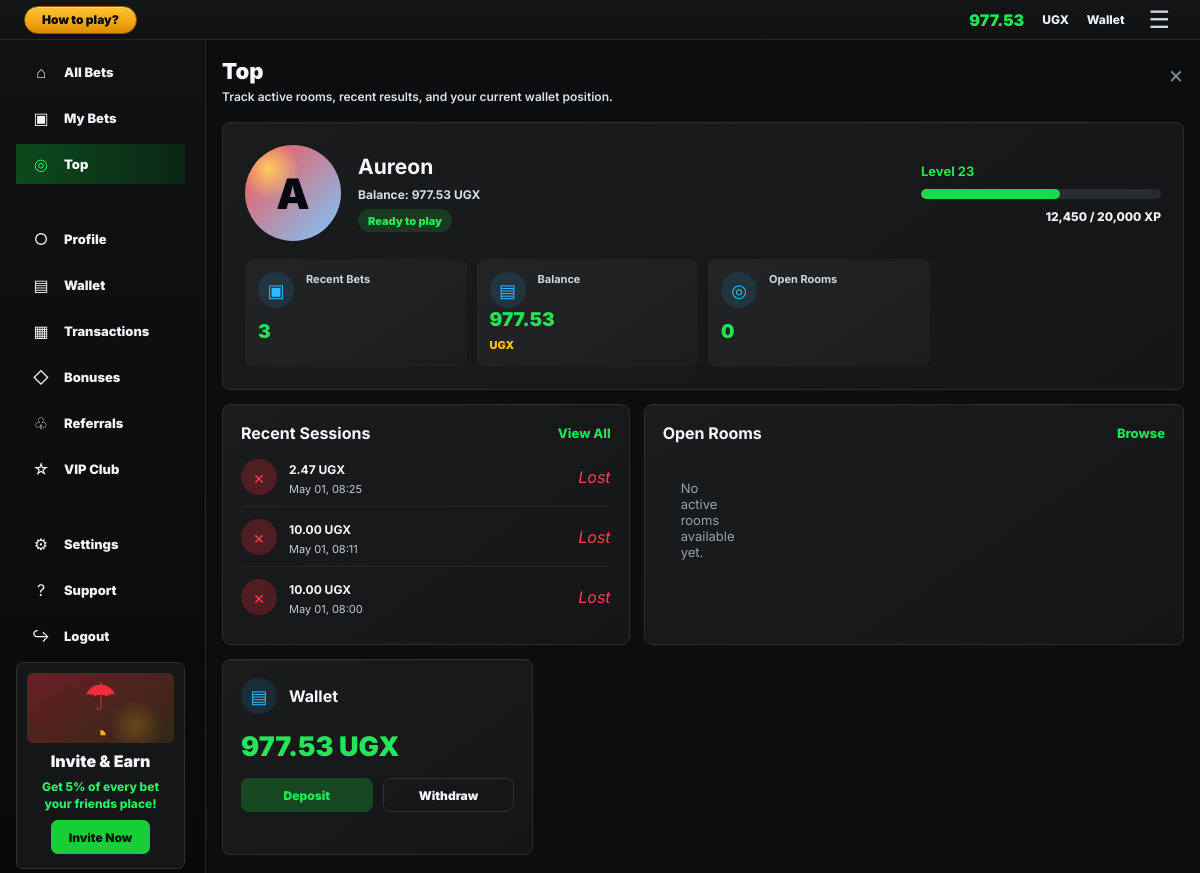
The app's page /dashboard/ (signed in), older data.
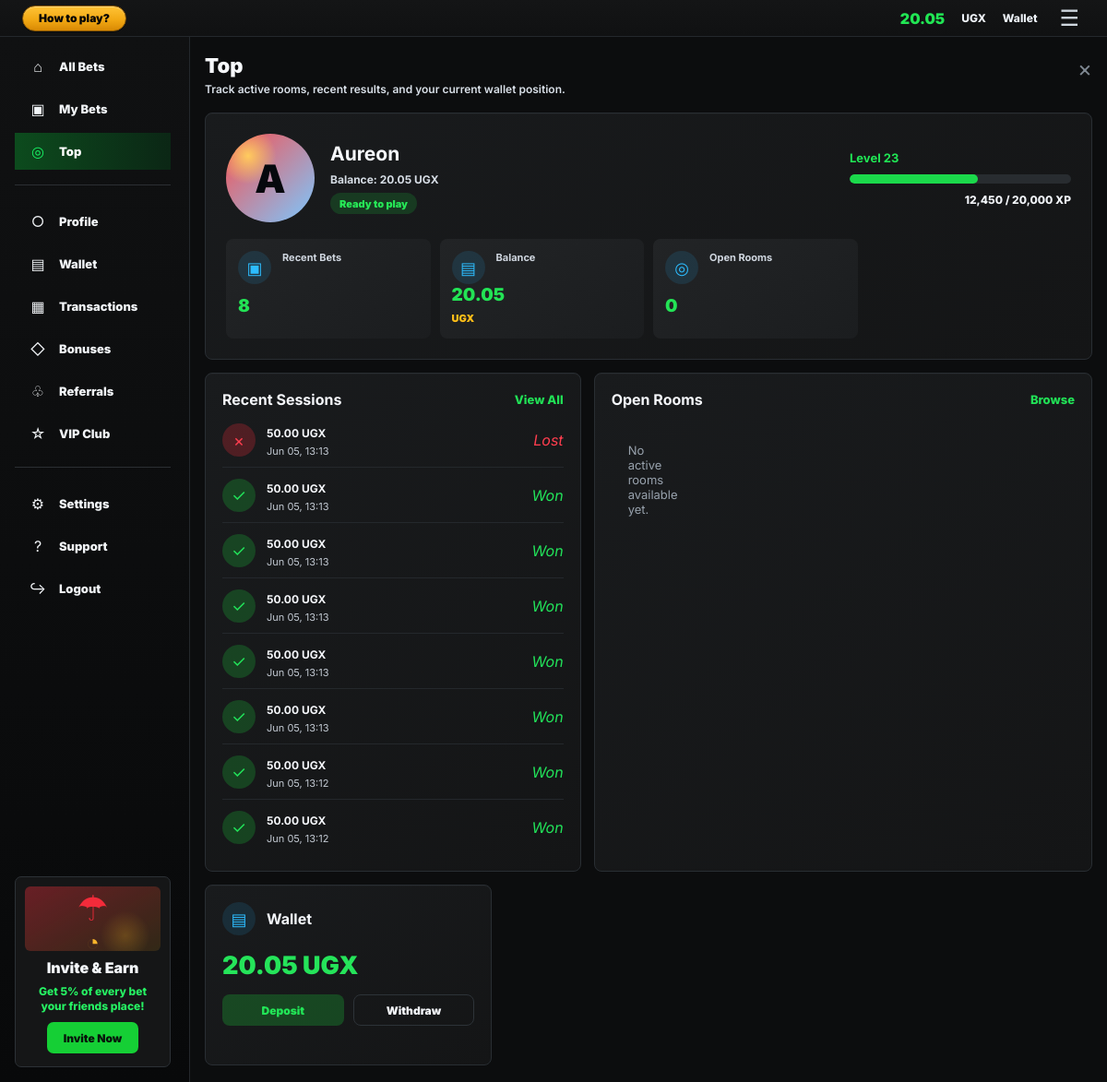
The same page, newer data.
### core/models.py (models this page shows, shortened)
class Profile(models.Model):
    KYC_STATUS_CHOICES = [
        ('none', 'Not Started'),
        ('tier_1', 'Tier 1 - Phone Verified'),
        ('tier_2', 'Tier 2 - Basic KYC'),
        ('tier_3', 'Tier 3 - Full KYC'),
        ('rejected', 'Rejected'),
    ]
    user = models.OneToOneField(User, on_delete=models.CASCADE)
    balance = models.DecimalField(max_digits=12, decimal_places=2, default=1000)
    currency = models.CharField(max_length=3, default='UGX')
    phone_number = models.CharField(max_length=20, blank=True)
    kyc_status = models.CharField(max_length=12, choices=KYC_STATUS_CHOICES, default='none')
    daily_deposit_limit = models.DecimalField(max_digits=12, decimal_places=2, default=500000)
    daily_loss_limit = models.DecimalField(max_digits=12, decimal_places=2, default=200000)
    self_excluded_until = models.DateTimeField(null=True, blank=True)
    created_at = models.DateTimeField(auto_now_add=True)

class GameSession(models.Model):
    user = models.ForeignKey(User, on_delete=models.CASCADE)
    round = models.ForeignKey(GameRound, on_delete=models.SET_NULL, null=True, blank=True, related_name='bets')
    stake = models.DecimalField(max_digits=8, decimal_places=2)
    crash_point = models.DecimalField(max_digits=8, decimal_places=2)
    cashed_out_at = models.DecimalField(max_digits=8, decimal_places=2, null=True, blank=True)
    won_amount = models.DecimalField(max_digits=10, decimal_places=2, default=0)
    created_at = models.DateTimeField(default=timezone.now)
    @property
    def is_winner(self):
        return self.cashed_out_at is not None and self.cashed_out_at < self.crash_point

### core/views.py (the view)
# urls.py: path('dashboard/', views.dashboard, name='dashboard'),
@login_required
def dashboard(request):
    profile = get_object_or_404(Profile, user=request.user)
    sessions = GameSession.objects.filter(user=request.user).order_by('-created_at')[:8]
    rooms = Room.objects.filter(status='waiting').order_by('-created_at')[:4]
    form = PlayForm()
    return render(request, 'core/dashboard.html', {
        'profile': profile,
        'sessions': sessions,
        'rooms': rooms,
        'form': form,
    })

### core/templates/core/dashboard.html (shortened to what the changed rows need)
{% extends 'core/base.html' %}
{% block content %}
<section class="account-page account-top-page">
    {% include 'core/partials/account_sidebar.html' %}
    <div class="account-workspace">
        {% include 'core/partials/account_topbar.html' %}
        <main class="account-main">
            <section class="account-content">
                <div class="account-title-row">
                    <div>
                        <h1>Top</h1>
                    </div>
                </div>
                <section class="account-hero-card compact-hero">
                    <div class="wallet-identity">
                        <div>
                            <h2>{{ request.user.username }}</h2>
                            <p>Balance: {{ profile.balance|floatformat:2 }} {{ profile.currency }}</p>
                            <span>Ready to play</span>
                        </div>
                    </div>
                    <div class="account-stat-row">
                        <article><span>▣</span><small>Recent Bets</small><strong>{{ sessions|length }}</strong></article>
                        <article><span>▤</span><small>Balance</small><strong>{{ profile.balance|floatformat:2 }} <em>{{ profile.currency }}</em></strong></article>
                    </div>
                </section>
                <div class="account-grid-2">
                    <section class="account-card account-activity-card">
                        <div class="section-heading">
                            <h2>Recent Sessions</h2>
                        </div>
                        <ul class="account-activity-list">
                            {% for session in sessions %}
                                <li>
                                    <span class="activity-icon {% if session.is_winner %}positive{% else %}negative{% endif %}">{% if session.is_winner %}✓{% else %}×{% endif %}</span>
                                    <div><strong>{{ session.stake|floatformat:2 }} {{ profile.currency }}</strong><small>{{ session.created_at|date:'M d, H:i' }}</small></div>
                                    <em class="{% if session.is_winner %}positive{% else %}negative{% endif %}">{{ session.is_winner|yesno:'Won,Lost' }}</em>
                                </li>
                            {% empty %}
                                <li class="account-empty-state">No sessions yet.</li>
                            {% endfor %}
                        </ul>
                    </section>
                    <section class="account-card account-activity-card">
                        <div class="section-heading">
                            <h2>Open Rooms</h2>
                        </div>
                    </section>
                </div>
            </section>
            <aside class="account-right-rail">
                <section class="account-card">
                    <div class="vip-head"><span>▤</span><strong>Wallet</strong></div>
                    <strong class="wallet-balance-large">{{ profile.balance|floatformat:2 }} {{ profile.currency }}</strong>
                    <div class="wallet-action-tabs">
                        <a href="{% url 'wallet' %}#deposit-form">Deposit</a>
                        <a href="{% url 'wallet' %}#withdraw-form">Withdraw</a>
                    </div>
                </section>
            </aside>
        </main>
    </div>
</section>
{% endblock %}

### core/templates/core/partials/account_topbar.html
<header class="account-topbar">
    <a class="help-chip" href="{% url 'how_to_play' %}">How to play?</a>
    <div>
        <strong>{{ profile.balance|floatformat:2 }}</strong>
        <span>{{ profile.currency }}</span>
        <a href="{% url 'wallet' %}">Wallet</a>
        <button type="button" aria-label="Menu">☰</button>
    </div>
</header>

Row changes from the older to the newer data that the page shows:
no longer on this page (row unchanged): GameSession: stake "2.47", {{ profile.currency }} "UGX", created_at "May 01, 08:25", is_winner "Lost"
no longer on this page (row unchanged): GameSession: stake "10.00", {{ profile.currency }} "UGX", created_at "May 01, 08:11", is_winner "Lost"
no longer on this page (row unchanged): GameSession: stake "10.00", {{ profile.currency }} "UGX", created_at "May 01, 08:00", is_winner "Lost"
changed Profile "UGX": balance "977.53" → "20.05"
added GameSession: stake "50.00", {{ profile.currency }} "UGX", created_at "Jun 05, 13:13", is_winner "Lost"
added GameSession: stake "50.00", {{ profile.currency }} "UGX", created_at "Jun 05, 13:13", is_winner "Won"
added GameSession: stake "50.00", {{ profile.currency }} "UGX", created_at "Jun 05, 13:13", is_winner "Won"
added GameSession: stake "50.00", {{ profile.currency }} "UGX", created_at "Jun 05, 13:13", is_winner "Won"
added GameSession: stake "50.00", {{ profile.currency }} "UGX", created_at "Jun 05, 13:13", is_winner "Won"
added GameSession: stake "50.00", {{ profile.currency }} "UGX", created_at "Jun 05, 13:13", is_winner "Won"
added GameSession: stake "50.00", {{ profile.currency }} "UGX", created_at "Jun 05, 13:12", is_winner "Won"
added GameSession: stake "50.00", {{ profile.currency }} "UGX", created_at "Jun 05, 13:12", is_winner "Won"
Text that changed along with them:
{{ sessions|length }}: "3" → "8"
